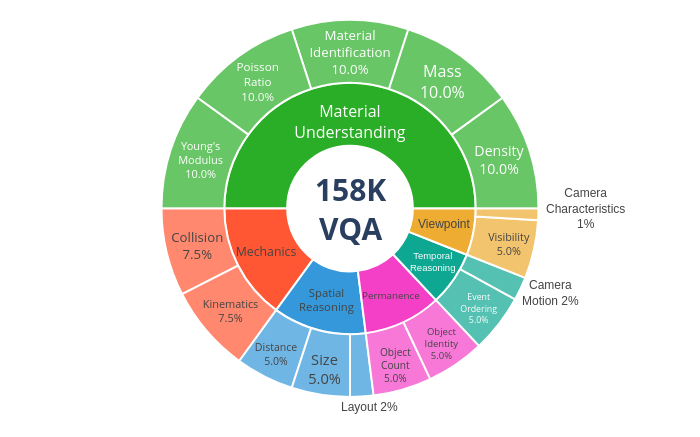

Write notebook code for a chart like this one.
### Code cell
import json
import plotly.graph_objects as go

# Paths
PATH_BAL_SUB = "/Users/sebastiancavada/Desktop/tmp_paris/tiny_vqa_creation/answering_questions/balancing_sub_categories.json"
PATH_DATA = "/Users/sebastiancavada/Desktop/tmp_paris/tiny_vqa_creation/simple_vqa.json"

CENTER_TEXT = "Total number<br> of VQA<br><b>61196</b>"
PERCENT_MODE = "entry"  # change to "parent" if you prefer

# Label mappings
mapping_sub = {
    "visibility": "Visibility",
    "material_identification": "Material<br>Identification",
    "size": "Size",
    "camera_characteristics": "Camera<br>Characteristics",
    "physics_property": "Physics<br>Property",
    "kinematics": "Kinematics",
    "collision": "Collision",
    "mass": "Mass",
    "density": "Density",
    "young_modulus": "Young's<br>Modulus",
    "poisson_ratio": "Poisson<br>Ratio",
    "camera_motion": "Camera Motion",
    "layout": "Layout",
    "distance": "Distance",
    "event_ordering": "Event<br>Ordering",
    "object_count": "Object<br>Count",
    "object_identity": "Object<br>Identity"
}

mapping_cat = {
    "mechanics": "Mechanics",
    "spatial_reasoning": "Spatial<br>Reasoning",
    "visual_percetion": "Visual<br>Perception", # Note: Check spelling in your data
    "temporal": "Temporal<br>Reasoning",
    "view_point": "Viewpoint",
    "material_understanding": "Material<br>Understanding",
    "permanence": "Permanence",
}

mapping_cat_colors = {
    "mechanics": "#FF5733",              
    "spatial_reasoning": "#3498DB",       
    "permanence": "#F43FC7",             
    "temporal": "#0DA792",               
    "view_point": "#EEAC32",             
    "material_understanding": "#2BAE27",   
    "visual_percetion": "#9B59B6"         # Added a color for visual perception
}

# --- Data Loading ---
# Mocking data for structure if files are missing; replace with your open() calls
try:
    with open(PATH_BAL_SUB) as f:
        balancing = json.load(f)
    with open(PATH_DATA) as f:
        data = json.load(f)
except FileNotFoundError:
    print("Files not found. Please check paths.")
    exit()

labels, parents, values = [CENTER_TEXT], [""], [0.0]
main_totals, subs_for_main = {}, {}

for main_cat, items in data.items():
    seen = set()
    for _, props in items.items():
        if isinstance(props, dict):
            sc = props.get("sub_category")
            if sc and sc in balancing:
                seen.add(sc)
    if not seen:
        continue
    total = sum(balancing[sc] for sc in seen)
    if total <= 0:
        continue
    main_totals[main_cat] = total
    subs_for_main[main_cat] = sorted(seen)

# Add Main Categories
for main_cat, total in main_totals.items():
    labels.append(mapping_cat.get(main_cat, main_cat))
    parents.append(CENTER_TEXT)
    values.append(total)

# Add Subcategories
for main_cat, sc_list in subs_for_main.items():
    parent_label = mapping_cat.get(main_cat, main_cat)
    for sc in sc_list:
        labels.append(mapping_sub.get(sc, sc))
        parents.append(parent_label)
        values.append(balancing[sc])

values[0] = sum(main_totals.values())

# --- Color Processing ---
color_list = []
for i, label in enumerate(labels):
    if parents[i] == "":
        color_list.append("white")
        continue
    
    # Determine which main category this label (or its parent) belongs to
    current_cat_key = None
    # Check if the current label is a main category
    for key, mapped_val in mapping_cat.items():
        if mapped_val == label:
            current_cat_key = key
            break
            
    # If not found, it's a subcategory; check the parent's mapping
    if current_cat_key is None:
        parent_label = parents[i]
        for key, mapped_val in mapping_cat.items():
            if mapped_val == parent_label:
                current_cat_key = key
                break
    
    color_list.append(mapping_cat_colors.get(current_cat_key, "#D3D3D3"))

# --- Chart Formatting ---
if PERCENT_MODE == "parent":
    percent_token = "%{percentParent:.1%}"
    textinfo_mode = "label+percent parent"
else:
    percent_token = "%{percentEntry:.1%}"
    textinfo_mode = "label+percent entry"

total_sum = values[0]
threshold = 0.03
parent_nodes = set(parents) - {""}

fig = go.Figure(
    go.Sunburst(
        labels=labels,
        parents=parents,
        values=values,
        branchvalues="total",
        textinfo=textinfo_mode,
        texttemplate=[
            "" if (i == 0 or values[i] / total_sum < threshold) or labels[i] in ["Viewpoint", "Temporal<br>Reasoning"]
            else ("%{label}" if labels[i] in parent_nodes else "%{label}<br>" + percent_token)
            for i in range(len(labels))
        ],
        insidetextorientation="horizontal", 
        textfont=dict(size=16),
        marker=dict(
            colors=color_list, 
            line=dict(color="white", width=2)
        ),
    ),
)

fig.add_annotation(
    text="<b>158K<br>VQA</b>",
    showarrow=False,    font=dict(size=30),
    x=0.5, y=0.5,
)

ratio = 4/2.5
fig.update_layout(
    width=700, 
    height=700/ratio,
    margin=dict(t=20, l=20, r=20, b=40),
    paper_bgcolor="white",
)

# External annotations for small slices
small_label_font = dict(size=12, color="#444444", family="Arial")
fig.add_annotation(text="Layout 2%", x=0.53, y=-0.05, showarrow=False, font=small_label_font)
fig.add_annotation(text="Camera<br>Motion 2%", x=0.85, y=0.23, showarrow=False, font=small_label_font)
fig.add_annotation(text="Camera<br>Characteristics<br>1%", x=0.92, y=0.5, showarrow=False, font=small_label_font)

fig.add_annotation(text="Viewpoint", x=0.685, y=0.46, showarrow=False, font=small_label_font)
fig.add_annotation(text="Temporal<br>Reasoning", x=0.625, y=0.36, showarrow=False, font= dict(size=9.510, color="#FFFFFF", family="Arial"))

fig.show()

### Figure 1 — Plotly figure (JSON) as saved in the notebook; plotly's stock layout.template omitted (floating-point values rounded to 4 significant figures)
{"data": [{"branchvalues": "total", "insidetextorientation": "horizontal", "labels": ["Total number<br> of VQA<br><b>61196</b>", "Spatial<br>Reasoning", "Mechanics", "Material<br>Understanding", "Viewpoint", "Temporal<br>Reasoning", "Permanence", "Distance", "Layout", "Size", "Collision", "Kinematics", "Density", "Mass", "Material<br>Identification", "Poisson<br>Ratio", "Young's<br>Modulus", "Camera<br>Characteristics", "Visibility", "Camera Motion", "Event<br>Ordering", "Object<br>Count", "Object<br>Identity"], "marker": {"colors": ["white", "#3498DB", "#FF5733", "#2BAE27", "#EEAC32", "#0DA792", "#F43FC7", "#3498DB", "#3498DB", "#3498DB", "#FF5733", "#FF5733", "#2BAE27", "#2BAE27", "#2BAE27", "#2BAE27", "#2BAE27", "#EEAC32", "#EEAC32", "#0DA792", "#0DA792", "#F43FC7", "#F43FC7"], "line": {"color": "white", "width": 2}}, "parents": ["", "Total number<br> of VQA<br><b>61196</b>", "Total number<br> of VQA<br><b>61196</b>", "Total number<br> of VQA<br><b>61196</b>", "Total number<br> of VQA<br><b>61196</b>", "Total number<br> of VQA<br><b>61196</b>", "Total number<br> of VQA<br><b>61196</b>", "Spatial<br>Reasoning", "Spatial<br>Reasoning", "Spatial<br>Reasoning", "Mechanics", "Mechanics", "Material<br>Understanding", "Material<br>Understanding", "Material<br>Understanding", "Material<br>Understanding", "Material<br>Understanding", "Viewpoint", "Viewpoint", "Temporal<br>Reasoning", "Temporal<br>Reasoning", "Permanence", "Permanence"], "textfont": {"size": 16}, "textinfo": "label+percent entry", "texttemplate": ["", "%{label}", "%{label}", "%{label}", "", "", "%{label}", "%{label}<br>%{percentEntry:.1%}", "", "%{label}<br>%{percentEntry:.1%}", "%{label}<br>%{percentEntry:.1%}", "%{label}<br>%{percentEntry:.1%}", "%{label}<br>%{percentEntry:.1%}", "%{label}<br>%{percentEntry:.1%}", "%{label}<br>%{percentEntry:.1%}", "%{label}<br>%{percentEntry:.1%}", "%{label}<br>%{percentEntry:.1%}", "", "%{label}<br>%{percentEntry:.1%}", "", "%{label}<br>%{percentEntry:.1%}", "%{label}<br>%{percentEntry:.1%}", "%{label}<br>%{percentEntry:.1%}"], "type": "sunburst", "values": [1.0, 0.12, 0.15, 0.5, 0.06, 0.07, 0.1, 0.05, 0.02, 0.05, 0.075, 0.075, 0.1, 0.1, 0.1, 0.1, 0.1, 0.01, 0.05, 0.02, 0.05, 0.05, 0.05]}], "layout": {"annotations": [{"font": {"size": 30}, "showarrow": false, "text": "<b>158K<br>VQA</b>", "x": 0.5, "y": 0.5}, {"font": {"color": "#444444", "family": "Arial", "size": 12}, "showarrow": false, "text": "Layout 2%", "x": 0.53, "y": -0.05}, {"font": {"color": "#444444", "family": "Arial", "size": 12}, "showarrow": false, "text": "Camera<br>Motion 2%", "x": 0.85, "y": 0.23}, {"font": {"color": "#444444", "family": "Arial", "size": 12}, "showarrow": false, "text": "Camera<br>Characteristics<br>1%", "x": 0.92, "y": 0.5}, {"font": {"color": "#444444", "family": "Arial", "size": 12}, "showarrow": false, "text": "Viewpoint", "x": 0.685, "y": 0.46}, {"font": {"color": "#FFFFFF", "family": "Arial", "size": 9.51}, "showarrow": false, "text": "Temporal<br>Reasoning", "x": 0.625, "y": 0.36}], "height": 437.5, "margin": {"b": 40, "l": 20, "r": 20, "t": 20}, "paper_bgcolor": "white", "width": 700}}
